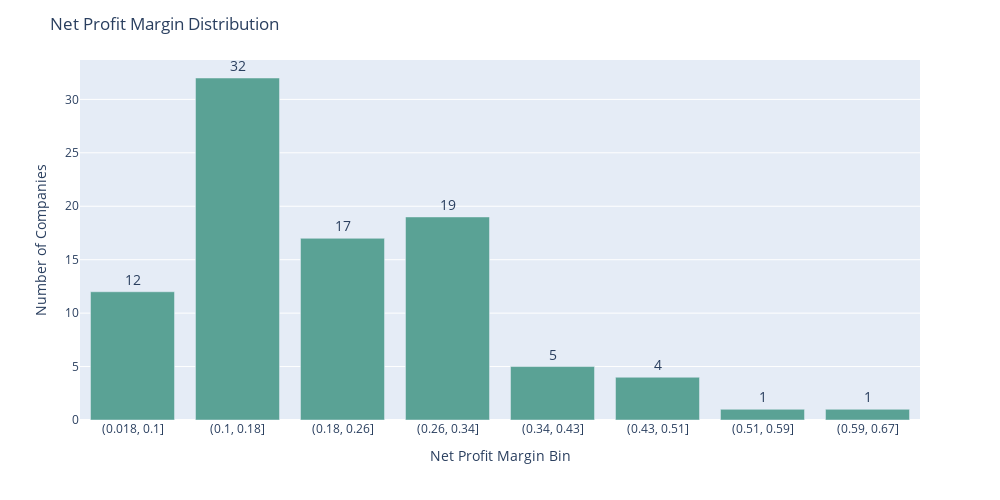

Source (notebook cell):
### Code cell
gpm_analysis_df = analysis_df[analysis_df['net_profit_margin'] >= 0][['ticker','net_profit_margin']]
gpm_analysis_df.loc[:,'net_profit_margin_bin'] = pd.cut(gpm_analysis_df['net_profit_margin'], 8, precision = 1)
gpm_analysis_df2 = gpm_analysis_df[['net_profit_margin_bin','ticker']].groupby('net_profit_margin_bin').count().reset_index()
gpm_analysis_df2.loc[:,'net_profit_margin_bin'] = gpm_analysis_df2['net_profit_margin_bin'].astype('str')

fig = px.bar(gpm_analysis_df2, x='net_profit_margin_bin', y='ticker', text = 'ticker')

fig.update_traces(textposition='outside',
                  texttemplate='%{text}',
                  marker_color='#5AA295',
                  textfont_size=14)

fig.update_layout(title_text = 'Net Profit Margin Distribution',
                  yaxis_title = 'Number of Companies',
                  xaxis_title = 'Net Profit Margin Bin',
                  height = 500, width = 1000)

fig.show()

### Figure 1 — Plotly figure (JSON) as saved in the notebook; plotly's stock layout.template omitted (floating-point values rounded to 4 significant figures)
{"data": [{"alignmentgroup": "True", "hoverlabel": {"namelength": 0}, "hovertemplate": "net_profit_margin_bin=%{x}<br>ticker=%{text}", "legendgroup": "", "marker": {"color": "#5AA295"}, "name": "", "offsetgroup": "", "orientation": "v", "showlegend": false, "text": [12, 32, 17, 19, 5, 4, 1, 1], "textfont": {"size": 14}, "textposition": "outside", "texttemplate": "%{text}", "type": "bar", "x": ["(0.018, 0.1]", "(0.1, 0.18]", "(0.18, 0.26]", "(0.26, 0.34]", "(0.34, 0.43]", "(0.43, 0.51]", "(0.51, 0.59]", "(0.59, 0.67]"], "xaxis": "x", "y": [12, 32, 17, 19, 5, 4, 1, 1], "yaxis": "y"}], "layout": {"barmode": "relative", "height": 500, "legend": {"tracegroupgap": 0}, "margin": {"t": 60}, "title": {"text": "Net Profit Margin Distribution"}, "width": 1000, "xaxis": {"anchor": "y", "domain": [0, 1], "title": {"text": "Net Profit Margin Bin"}}, "yaxis": {"anchor": "x", "domain": [0, 1], "title": {"text": "Number of Companies"}}}}
